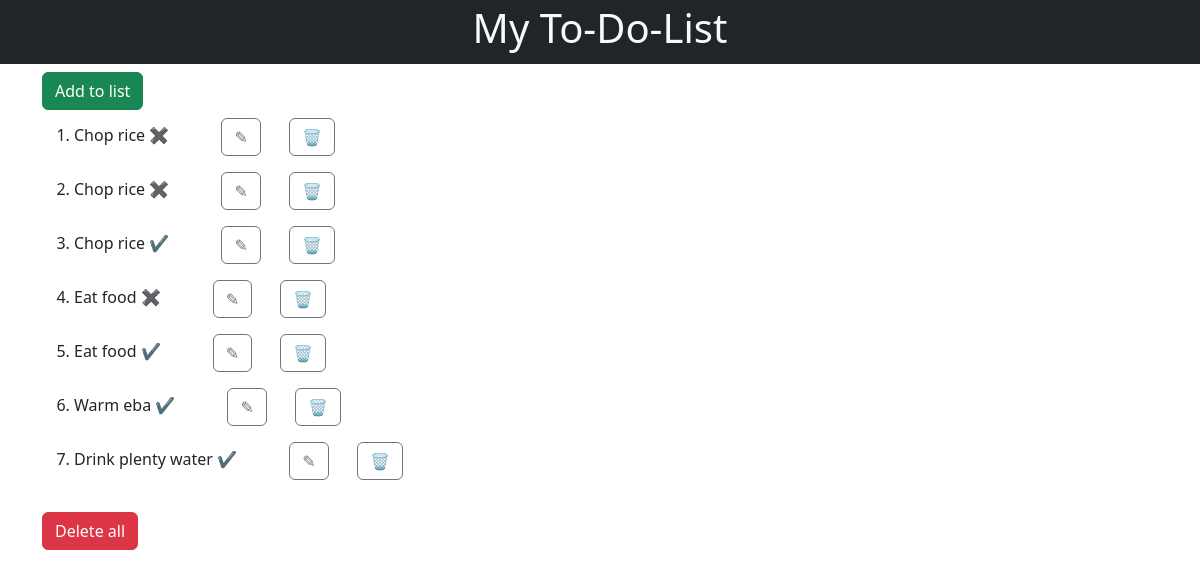
The app's page /, older data.
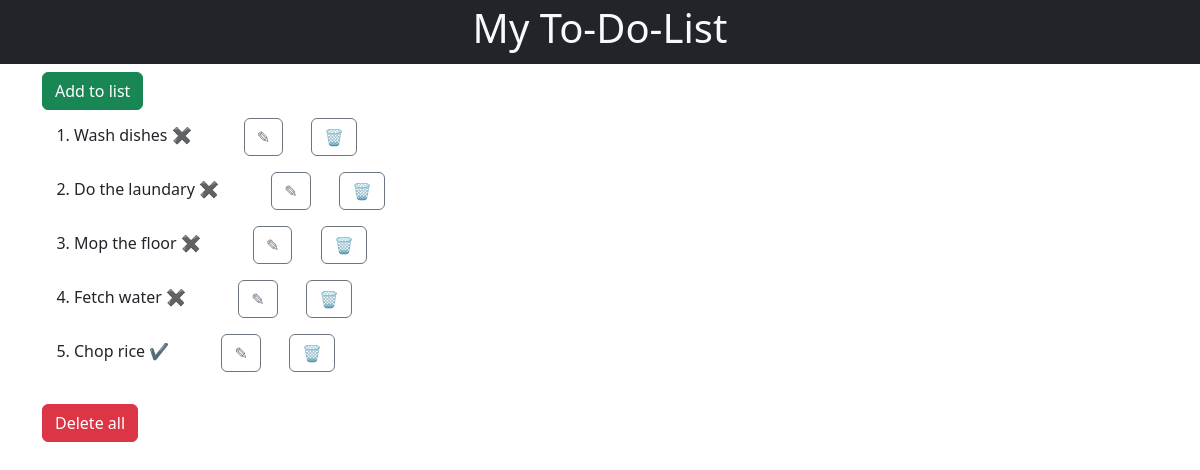
The same page, newer data.
### todoApp/models.py (models this page shows, shortened)
class Tasks(models.Model):
    title = models.CharField(max_length=100)
    completed = models.BooleanField(default=False)
    created_at = models.DateTimeField(auto_now_add=True)
    updated_at = models.DateTimeField(auto_now_add=True)

### todoApp/views.py (the view)
# urls.py: path('', views.task_read_view, name="task_list"),
def task_read_view(request):
    tasks = Tasks.objects.all()
    return render(request, 'list.html', {'tasks':tasks})

### todoApp/templates/list.html (shortened to what this page needs)
{% load static %}
<!DOCTYPE html>
<html lang="en">
<head>
    <link rel="stylesheet" href="https://cdn.jsdelivr.net/npm/bootstrap@5.3.8/dist/css/bootstrap.min.css">
    <link rel="stylesheet" href="{% static 'styles/styles.css' %}">
</head>
<body>
    <div class="bg-dark text-light text-center p-1"><h1>My To-Do-List</h1></div>
       <div class="container">
         <a href="{% url 'task_create' %}" class="btn btn-success text-decoration none my-2">Add to list</a></button>
        <ol>
            {% for task in tasks %}
            <li class="pb-3">
                {{ task.title }}
                {% if task.completed %}
                    ✔️
                {% else %}
                    ✖️
                {% endif %}
                <a href="{% url 'task_update' task.id %}" class="btn btn-outline-secondary lead text-decoration-none ms-5 mx-4 align-items-center justify-content-between">✎</a>
                <a href="{% url 'task_delete' task.id %}" class="btn btn-outline-secondary lead text-decoration-none">🗑</a>
            </li>
            {% empty %}
            <li>No tasks yet</li>
            {% endfor %}
        </ol>
        <a href="{% url 'task_delete_all' %}" class="btn btn-danger text-decoration-none">Delete all</a>
       </div>
</body>
</html>

Row changes from the older to the newer data that the page shows:
removed Tasks: title "Chop rice"
removed Tasks: title "Chop rice"
removed Tasks: title "Eat food"
removed Tasks: title "Eat food"
removed Tasks: title "Warm eba"
removed Tasks: title "Drink plenty water"
added Tasks: title "Wash dishes"
added Tasks: title "Do the laundary"
added Tasks: title "Mop the floor"
added Tasks: title "Fetch water"
